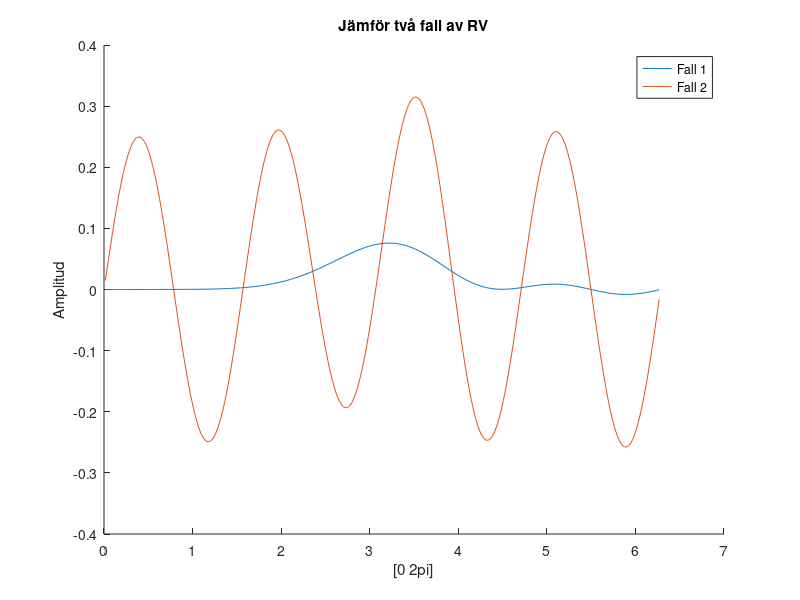

Recreate this plot in MATLAB.
%% P2A U2f
% Ny f(x) = exp(-(x-pi)^2)
% RV Fall 1: gamma = 0, delta = 0
% RV Fall 2: gamma = 1, delta = 0
clearvars, clc, close all

% Parametrar
gamma_list = [0, 1];
delta_list = [0, 0];
F     = @(x) exp(-(x-pi).^2);

% Diskretisering
x0    = 0;
xN    = 2*pi;
N     = 400;
h     = (xN - x0) / N;
x     = linspace(x0, xN, N+1);
xi    = x(2:end-1);

% System Matris (formel 3)
diagOffC = (1/h^2)      * ones(1, N-2);   % Diagonal, Off-Center
diagC    = (16 - 2/h^2) * ones(1, N-1);   % Diagonal, Center
A1       = diag(diagOffC, -1);
A2       = diag(diagC, 0);
A3       = diag(diagOffC, +1);
A        = A1 + A2 + A3;

% Neumann RV (formel 6)
A(1,1) = diagC(1) + (4/3)*diagOffC(1);
A(1,2) = diagOffC(1) - (1/3)*diagOffC(1);

hold on
for i = 1:length(gamma_list)
    % Hämta aktuell parameter
    gamma = gamma_list(i);
    delta = delta_list(i);
    
    % Definera högerled
    q      = F(xi)';
    q(1)   = q(1) + (2*h*gamma/3)*diagOffC(1);
    q(end) = q(end) - diagOffC(end)*delta;
    
    % Beräkning
    u      = A\q;
    plot(xi, u)
end
hold off
legend("Fall 1", "Fall 2")
xlabel("[0 2pi]")
ylabel("Amplitud")
title("Jämför två fall av RV")
